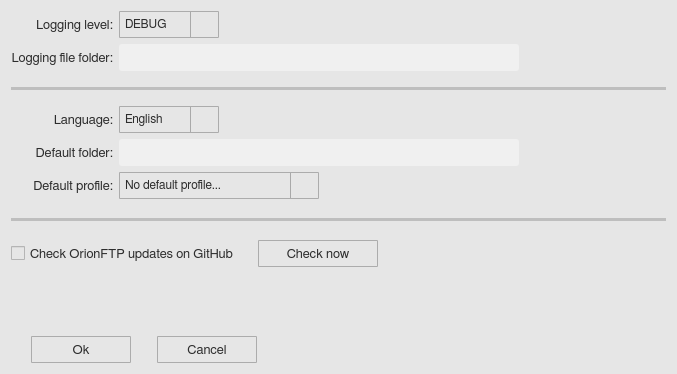
<?xml version="1.0" encoding="UTF-8"?>
<ui version="4.0">
 <class>optionWindow</class>
 <widget class="QWidget" name="optionWindow">
  <property name="geometry">
   <rect>
    <x>0</x>
    <y>0</y>
    <width>677</width>
    <height>374</height>
   </rect>
  </property>
  <property name="minimumSize">
   <size>
    <width>0</width>
    <height>0</height>
   </size>
  </property>
  <property name="maximumSize">
   <size>
    <width>16777215</width>
    <height>16777215</height>
   </size>
  </property>
  <property name="font">
   <font>
    <family>FreeSans</family>
    <pointsize>10</pointsize>
    <weight>50</weight>
    <bold>false</bold>
    <stylestrategy>PreferAntialias</stylestrategy>
    <kerning>true</kerning>
   </font>
  </property>
  <property name="windowTitle">
   <string>Options</string>
  </property>
  <property name="windowIcon">
   <iconset>
    <normaloff>icons/option_icon.svg</normaloff>icons/option_icon.svg</iconset>
  </property>
  <property name="styleSheet">
   <string notr="true">QWidget {
	background-color: rgb(230,230,230);
}</string>
  </property>
  <layout class="QGridLayout" name="gridLayout_2">
   <item row="0" column="0">
    <layout class="QGridLayout" name="gridLayout">
     <item row="3" column="1">
      <layout class="QHBoxLayout" name="horizontalLayout_11">
       <item>
        <widget class="QComboBox" name="ow_combobox_2">
         <property name="minimumSize">
          <size>
           <width>100</width>
           <height>27</height>
          </size>
         </property>
         <property name="maximumSize">
          <size>
           <width>100</width>
           <height>27</height>
          </size>
         </property>
         <property name="font">
          <font>
           <family>FreeSans</family>
           <pointsize>9</pointsize>
           <weight>50</weight>
           <bold>false</bold>
           <stylestrategy>PreferAntialias</stylestrategy>
           <kerning>true</kerning>
          </font>
         </property>
         <property name="styleSheet">
          <string notr="true">QComboBox {
	border: 1px solid #acacac;
    border-radius: 1px;
	padding-left: 5px;
    background-color: qlineargradient(x1: 0, y1: 0, x2: 0, y2: 1, 
								stop: 0 #f0f0f0, stop: 1 #e5e5e5);
    color: rgb(45,45,45);
}

QComboBox:disabled {
	background-color:  rgb(200,200,200);
}

QComboBox:hover {
	border: 1px solid #7eb4ea;
    border-radius: 1px;
	background-color: qlineargradient(x1: 0, y1: 0, x2: 0, y2: 1, 
								stop: 0 #ecf4fc, stop: 1 #dcecfc);
}

QComboBox::drop-down {
	subcontrol-origin: padding;
	subcontrol-position: top right;
	width: 27px;
    border-left-width: 1px;
	border-left-color: darkgray;
	border-left-style: solid;
	border-top-right-radius: 3px;
	border-bottom-right-radius: 3px;
}

QComboBox::down-arrow {
	image: url(icons/down_arrow_icon.svg); 
	width: 16px;
	height: 16px
}

QComboBox QAbstractItemView {
	selection-background-color: rgb(200,200,200);
	selection-color: black;
	background: #f0f0f0;
	border: 0px solid #f0f0f0;
}

QComboBox QAbstractItemView::item {
	margin: 5px 5px 5px 5px;
}</string>
         </property>
         <item>
          <property name="text">
           <string>English</string>
          </property>
         </item>
         <item>
          <property name="text">
           <string>Français</string>
          </property>
         </item>
        </widget>
       </item>
       <item>
        <spacer name="horizontalSpacer_21">
         <property name="orientation">
          <enum>Qt::Horizontal</enum>
         </property>
         <property name="sizeType">
          <enum>QSizePolicy::Fixed</enum>
         </property>
         <property name="sizeHint" stdset="0">
          <size>
           <width>13</width>
           <height>20</height>
          </size>
         </property>
        </spacer>
       </item>
       <item>
        <widget class="QToolButton" name="ow_infoButton_3">
         <property name="maximumSize">
          <size>
           <width>27</width>
           <height>27</height>
          </size>
         </property>
         <property name="styleSheet">
          <string notr="true">QToolButton {
	border: 1px solid transparent;
	background-color: transparent;
	width: 27px;
	height: 27px;
}

QToolButton:flat {
	border: none;
}</string>
         </property>
         <property name="text">
          <string/>
         </property>
         <property name="icon">
          <iconset>
           <normaloff>icons/info_icon.svg</normaloff>icons/info_icon.svg</iconset>
         </property>
         <property name="iconSize">
          <size>
           <width>23</width>
           <height>23</height>
          </size>
         </property>
         <property name="autoRaise">
          <bool>false</bool>
         </property>
        </widget>
       </item>
       <item>
        <spacer name="horizontalSpacer_22">
         <property name="orientation">
          <enum>Qt::Horizontal</enum>
         </property>
         <property name="sizeHint" stdset="0">
          <size>
           <width>40</width>
           <height>20</height>
          </size>
         </property>
        </spacer>
       </item>
      </layout>
     </item>
     <item row="6" column="0" colspan="2">
      <layout class="QVBoxLayout" name="verticalLayout_2">
       <item>
        <spacer name="verticalSpacer_2">
         <property name="orientation">
          <enum>Qt::Vertical</enum>
         </property>
         <property name="sizeType">
          <enum>QSizePolicy::Fixed</enum>
         </property>
         <property name="sizeHint" stdset="0">
          <size>
           <width>13</width>
           <height>13</height>
          </size>
         </property>
        </spacer>
       </item>
       <item>
        <widget class="Line" name="line">
         <property name="styleSheet">
          <string notr="true">QFrame {
    background: rgb(190,190,190);
    height: 5px;
    border: 0px solid black;
}</string>
         </property>
         <property name="orientation">
          <enum>Qt::Horizontal</enum>
         </property>
        </widget>
       </item>
       <item>
        <spacer name="verticalSpacer">
         <property name="orientation">
          <enum>Qt::Vertical</enum>
         </property>
         <property name="sizeType">
          <enum>QSizePolicy::Fixed</enum>
         </property>
         <property name="sizeHint" stdset="0">
          <size>
           <width>14</width>
           <height>13</height>
          </size>
         </property>
        </spacer>
       </item>
      </layout>
     </item>
     <item row="2" column="0" colspan="2">
      <layout class="QVBoxLayout" name="verticalLayout">
       <item>
        <spacer name="verticalSpacer_6">
         <property name="orientation">
          <enum>Qt::Vertical</enum>
         </property>
         <property name="sizeType">
          <enum>QSizePolicy::Fixed</enum>
         </property>
         <property name="sizeHint" stdset="0">
          <size>
           <width>14</width>
           <height>10</height>
          </size>
         </property>
        </spacer>
       </item>
       <item>
        <widget class="Line" name="line_3">
         <property name="styleSheet">
          <string notr="true">QFrame {
    background: rgb(190,190,190);
    height: 5px;
    border: 0px solid black;
}</string>
         </property>
         <property name="orientation">
          <enum>Qt::Horizontal</enum>
         </property>
        </widget>
       </item>
       <item>
        <spacer name="verticalSpacer_7">
         <property name="orientation">
          <enum>Qt::Vertical</enum>
         </property>
         <property name="sizeType">
          <enum>QSizePolicy::Fixed</enum>
         </property>
         <property name="sizeHint" stdset="0">
          <size>
           <width>14</width>
           <height>10</height>
          </size>
         </property>
        </spacer>
       </item>
      </layout>
     </item>
     <item row="3" column="0">
      <widget class="QLabel" name="ow_label_3">
       <property name="minimumSize">
        <size>
         <width>0</width>
         <height>27</height>
        </size>
       </property>
       <property name="maximumSize">
        <size>
         <width>16777215</width>
         <height>27</height>
        </size>
       </property>
       <property name="font">
        <font>
         <family>FreeSans</family>
         <pointsize>10</pointsize>
         <stylestrategy>PreferAntialias</stylestrategy>
         <kerning>true</kerning>
        </font>
       </property>
       <property name="styleSheet">
        <string notr="true">QLabel {
    color: rgb(45,45,45);
}</string>
       </property>
       <property name="text">
        <string>Language:</string>
       </property>
       <property name="alignment">
        <set>Qt::AlignRight|Qt::AlignTrailing|Qt::AlignVCenter</set>
       </property>
      </widget>
     </item>
     <item row="0" column="0">
      <widget class="QLabel" name="ow_label_1">
       <property name="minimumSize">
        <size>
         <width>0</width>
         <height>27</height>
        </size>
       </property>
       <property name="maximumSize">
        <size>
         <width>16777215</width>
         <height>27</height>
        </size>
       </property>
       <property name="font">
        <font>
         <family>FreeSans</family>
         <pointsize>10</pointsize>
         <stylestrategy>PreferAntialias</stylestrategy>
         <kerning>true</kerning>
        </font>
       </property>
       <property name="styleSheet">
        <string notr="true">QLabel {
    color: rgb(45,45,45);
}</string>
       </property>
       <property name="text">
        <string>Logging level:</string>
       </property>
       <property name="alignment">
        <set>Qt::AlignRight|Qt::AlignTrailing|Qt::AlignVCenter</set>
       </property>
      </widget>
     </item>
     <item row="4" column="0">
      <widget class="QLabel" name="ow_label_4">
       <property name="minimumSize">
        <size>
         <width>0</width>
         <height>27</height>
        </size>
       </property>
       <property name="maximumSize">
        <size>
         <width>16777215</width>
         <height>27</height>
        </size>
       </property>
       <property name="font">
        <font>
         <family>FreeSans</family>
         <pointsize>10</pointsize>
         <stylestrategy>PreferAntialias</stylestrategy>
         <kerning>true</kerning>
        </font>
       </property>
       <property name="styleSheet">
        <string notr="true">QLabel {
    color: rgb(45,45,45);
}</string>
       </property>
       <property name="text">
        <string>Default folder:</string>
       </property>
       <property name="alignment">
        <set>Qt::AlignRight|Qt::AlignTrailing|Qt::AlignVCenter</set>
       </property>
      </widget>
     </item>
     <item row="0" column="1">
      <layout class="QHBoxLayout" name="horizontalLayout_7">
       <item>
        <widget class="QComboBox" name="ow_combobox_1">
         <property name="minimumSize">
          <size>
           <width>100</width>
           <height>27</height>
          </size>
         </property>
         <property name="maximumSize">
          <size>
           <width>100</width>
           <height>27</height>
          </size>
         </property>
         <property name="font">
          <font>
           <family>FreeSans</family>
           <pointsize>9</pointsize>
           <weight>50</weight>
           <bold>false</bold>
           <stylestrategy>PreferAntialias</stylestrategy>
           <kerning>true</kerning>
          </font>
         </property>
         <property name="styleSheet">
          <string notr="true">QComboBox {
	border: 1px solid #acacac;
    border-radius: 1px;
	padding-left: 5px;
    background-color: qlineargradient(x1: 0, y1: 0, x2: 0, y2: 1, 
								stop: 0 #f0f0f0, stop: 1 #e5e5e5);
    color: rgb(45,45,45);
}

QComboBox:disabled {
	background-color:  rgb(200,200,200);
}

QComboBox:hover {
	border: 1px solid #7eb4ea;
    border-radius: 1px;
	background-color: qlineargradient(x1: 0, y1: 0, x2: 0, y2: 1, 
								stop: 0 #ecf4fc, stop: 1 #dcecfc);
}

QComboBox::drop-down {
	subcontrol-origin: padding;
	subcontrol-position: top right;
	width: 27px;
    border-left-width: 1px;
	border-left-color: darkgray;
	border-left-style: solid;
	border-top-right-radius: 3px;
	border-bottom-right-radius: 3px;
}

QComboBox::down-arrow {
	image: url(icons/down_arrow_icon.svg); 
	width: 16px;
	height: 16px
}

QComboBox QAbstractItemView {
	selection-background-color: rgb(200,200,200);
	selection-color: black;
	background: #f0f0f0;
	border: 0px solid #f0f0f0;
}

QComboBox QAbstractItemView::item {
	margin: 5px 5px 5px 5px;
}</string>
         </property>
         <item>
          <property name="text">
           <string>DEBUG</string>
          </property>
         </item>
         <item>
          <property name="text">
           <string>INFO</string>
          </property>
         </item>
         <item>
          <property name="text">
           <string>WARNING</string>
          </property>
         </item>
         <item>
          <property name="text">
           <string>CRITICAL</string>
          </property>
         </item>
         <item>
          <property name="text">
           <string>ERROR</string>
          </property>
         </item>
        </widget>
       </item>
       <item>
        <spacer name="horizontalSpacer_9">
         <property name="orientation">
          <enum>Qt::Horizontal</enum>
         </property>
         <property name="sizeType">
          <enum>QSizePolicy::Fixed</enum>
         </property>
         <property name="sizeHint" stdset="0">
          <size>
           <width>13</width>
           <height>20</height>
          </size>
         </property>
        </spacer>
       </item>
       <item>
        <widget class="QToolButton" name="ow_infoButton_1">
         <property name="maximumSize">
          <size>
           <width>27</width>
           <height>27</height>
          </size>
         </property>
         <property name="styleSheet">
          <string notr="true">QToolButton {
	border: 1px solid transparent;
	background-color: transparent;
	width: 27px;
	height: 27px;
}

QToolButton:flat {
	border: none;
}</string>
         </property>
         <property name="text">
          <string/>
         </property>
         <property name="icon">
          <iconset>
           <normaloff>icons/info_icon.svg</normaloff>icons/info_icon.svg</iconset>
         </property>
         <property name="iconSize">
          <size>
           <width>23</width>
           <height>23</height>
          </size>
         </property>
         <property name="autoRaise">
          <bool>false</bool>
         </property>
        </widget>
       </item>
       <item>
        <spacer name="horizontalSpacer_14">
         <property name="orientation">
          <enum>Qt::Horizontal</enum>
         </property>
         <property name="sizeHint" stdset="0">
          <size>
           <width>40</width>
           <height>20</height>
          </size>
         </property>
        </spacer>
       </item>
      </layout>
     </item>
     <item row="1" column="0">
      <widget class="QLabel" name="ow_label_2">
       <property name="minimumSize">
        <size>
         <width>0</width>
         <height>27</height>
        </size>
       </property>
       <property name="maximumSize">
        <size>
         <width>16777215</width>
         <height>27</height>
        </size>
       </property>
       <property name="font">
        <font>
         <family>FreeSans</family>
         <pointsize>10</pointsize>
         <stylestrategy>PreferAntialias</stylestrategy>
         <kerning>true</kerning>
        </font>
       </property>
       <property name="styleSheet">
        <string notr="true">QLabel {
    color: rgb(45,45,45);
}</string>
       </property>
       <property name="text">
        <string>Logging file folder:</string>
       </property>
       <property name="alignment">
        <set>Qt::AlignRight|Qt::AlignTrailing|Qt::AlignVCenter</set>
       </property>
      </widget>
     </item>
     <item row="1" column="1">
      <layout class="QHBoxLayout" name="horizontalLayout">
       <item>
        <widget class="QLineEdit" name="ow_line_1">
         <property name="minimumSize">
          <size>
           <width>400</width>
           <height>27</height>
          </size>
         </property>
         <property name="maximumSize">
          <size>
           <width>400</width>
           <height>27</height>
          </size>
         </property>
         <property name="font">
          <font>
           <family>FreeSans</family>
           <pointsize>9</pointsize>
           <stylestrategy>PreferAntialias</stylestrategy>
           <kerning>true</kerning>
          </font>
         </property>
         <property name="styleSheet">
          <string notr="true">QLineEdit {
	border-radius: 3px;
    padding: 1px 4px 1px 4px;
	background-color:  rgb(240, 240, 240);
    color: rgb(45,45,45);
}</string>
         </property>
        </widget>
       </item>
       <item>
        <widget class="QToolButton" name="ow_openButton_1">
         <property name="maximumSize">
          <size>
           <width>27</width>
           <height>27</height>
          </size>
         </property>
         <property name="styleSheet">
          <string notr="true">QToolButton {
	border: 1px solid transparent;
	background-color: transparent;
	width: 27px;
	height: 27px;
}

QToolButton:flat {
	border: none;
}</string>
         </property>
         <property name="text">
          <string/>
         </property>
         <property name="icon">
          <iconset>
           <normaloff>icons/open_popup_icon.svg</normaloff>icons/open_popup_icon.svg</iconset>
         </property>
         <property name="iconSize">
          <size>
           <width>23</width>
           <height>23</height>
          </size>
         </property>
         <property name="autoRaise">
          <bool>false</bool>
         </property>
        </widget>
       </item>
       <item>
        <spacer name="horizontalSpacer_10">
         <property name="orientation">
          <enum>Qt::Horizontal</enum>
         </property>
         <property name="sizeType">
          <enum>QSizePolicy::Fixed</enum>
         </property>
         <property name="sizeHint" stdset="0">
          <size>
           <width>13</width>
           <height>20</height>
          </size>
         </property>
        </spacer>
       </item>
       <item>
        <widget class="QToolButton" name="ow_infoButton_2">
         <property name="maximumSize">
          <size>
           <width>27</width>
           <height>27</height>
          </size>
         </property>
         <property name="styleSheet">
          <string notr="true">QToolButton {
	border: 1px solid transparent;
	background-color: transparent;
	width: 27px;
	height: 27px;
}

QToolButton:flat {
	border: none;
}</string>
         </property>
         <property name="text">
          <string/>
         </property>
         <property name="icon">
          <iconset>
           <normaloff>icons/info_icon.svg</normaloff>icons/info_icon.svg</iconset>
         </property>
         <property name="iconSize">
          <size>
           <width>23</width>
           <height>23</height>
          </size>
         </property>
         <property name="autoRaise">
          <bool>false</bool>
         </property>
        </widget>
       </item>
       <item>
        <spacer name="horizontalSpacer_2">
         <property name="orientation">
          <enum>Qt::Horizontal</enum>
         </property>
         <property name="sizeHint" stdset="0">
          <size>
           <width>13</width>
           <height>24</height>
          </size>
         </property>
        </spacer>
       </item>
      </layout>
     </item>
     <item row="4" column="1">
      <layout class="QHBoxLayout" name="horizontalLayout_9">
       <item>
        <widget class="QLineEdit" name="ow_line_2">
         <property name="minimumSize">
          <size>
           <width>400</width>
           <height>27</height>
          </size>
         </property>
         <property name="maximumSize">
          <size>
           <width>400</width>
           <height>27</height>
          </size>
         </property>
         <property name="font">
          <font>
           <family>FreeSans</family>
           <pointsize>9</pointsize>
           <stylestrategy>PreferAntialias</stylestrategy>
           <kerning>true</kerning>
          </font>
         </property>
         <property name="styleSheet">
          <string notr="true">QLineEdit {
	border-radius: 3px;
    padding: 1px 4px 1px 4px;
	background-color:  rgb(240, 240, 240);
    color: rgb(45,45,45);
}</string>
         </property>
        </widget>
       </item>
       <item>
        <widget class="QToolButton" name="ow_openButton_2">
         <property name="maximumSize">
          <size>
           <width>27</width>
           <height>27</height>
          </size>
         </property>
         <property name="styleSheet">
          <string notr="true">QToolButton {
	border: 1px solid transparent;
	background-color: transparent;
	width: 27px;
	height: 27px;
}

QToolButton:flat {
	border: none;
}</string>
         </property>
         <property name="text">
          <string/>
         </property>
         <property name="icon">
          <iconset>
           <normaloff>icons/open_popup_icon.svg</normaloff>icons/open_popup_icon.svg</iconset>
         </property>
         <property name="iconSize">
          <size>
           <width>23</width>
           <height>23</height>
          </size>
         </property>
         <property name="autoRaise">
          <bool>false</bool>
         </property>
        </widget>
       </item>
       <item>
        <spacer name="horizontalSpacer_18">
         <property name="orientation">
          <enum>Qt::Horizontal</enum>
         </property>
         <property name="sizeType">
          <enum>QSizePolicy::Fixed</enum>
         </property>
         <property name="sizeHint" stdset="0">
          <size>
           <width>13</width>
           <height>20</height>
          </size>
         </property>
        </spacer>
       </item>
       <item>
        <widget class="QToolButton" name="ow_infoButton_4">
         <property name="maximumSize">
          <size>
           <width>27</width>
           <height>27</height>
          </size>
         </property>
         <property name="styleSheet">
          <string notr="true">QToolButton {
	border: 1px solid transparent;
	background-color: transparent;
	width: 27px;
	height: 27px;
}

QToolButton:flat {
	border: none;
}</string>
         </property>
         <property name="text">
          <string/>
         </property>
         <property name="icon">
          <iconset>
           <normaloff>icons/info_icon.svg</normaloff>icons/info_icon.svg</iconset>
         </property>
         <property name="iconSize">
          <size>
           <width>23</width>
           <height>23</height>
          </size>
         </property>
         <property name="autoRaise">
          <bool>false</bool>
         </property>
        </widget>
       </item>
       <item>
        <spacer name="horizontalSpacer_19">
         <property name="orientation">
          <enum>Qt::Horizontal</enum>
         </property>
         <property name="sizeHint" stdset="0">
          <size>
           <width>13</width>
           <height>24</height>
          </size>
         </property>
        </spacer>
       </item>
      </layout>
     </item>
     <item row="7" column="0" colspan="2">
      <layout class="QHBoxLayout" name="horizontalLayout_6">
       <item>
        <widget class="QCheckBox" name="ow_checkbox_1">
         <property name="minimumSize">
          <size>
           <width>0</width>
           <height>27</height>
          </size>
         </property>
         <property name="maximumSize">
          <size>
           <width>16777215</width>
           <height>27</height>
          </size>
         </property>
         <property name="font">
          <font>
           <family>FreeSans</family>
           <pointsize>10</pointsize>
           <stylestrategy>PreferAntialias</stylestrategy>
           <kerning>true</kerning>
          </font>
         </property>
         <property name="styleSheet">
          <string notr="true">QCheckBox {
    color: rgb(45,45,45);
}</string>
         </property>
         <property name="text">
          <string>Check OrionFTP updates on GitHub</string>
         </property>
        </widget>
       </item>
       <item>
        <spacer name="horizontalSpacer_11">
         <property name="orientation">
          <enum>Qt::Horizontal</enum>
         </property>
         <property name="sizeType">
          <enum>QSizePolicy::Fixed</enum>
         </property>
         <property name="sizeHint" stdset="0">
          <size>
           <width>13</width>
           <height>20</height>
          </size>
         </property>
        </spacer>
       </item>
       <item>
        <widget class="QToolButton" name="ow_check_button">
         <property name="minimumSize">
          <size>
           <width>120</width>
           <height>27</height>
          </size>
         </property>
         <property name="maximumSize">
          <size>
           <width>250</width>
           <height>27</height>
          </size>
         </property>
         <property name="font">
          <font>
           <family>FreeSans</family>
           <pointsize>10</pointsize>
           <weight>50</weight>
           <bold>false</bold>
           <stylestrategy>PreferDefault</stylestrategy>
           <kerning>true</kerning>
          </font>
         </property>
         <property name="styleSheet">
          <string notr="true">QToolButton {
	border: 1px solid #acacac;
	border-radius: 1px;
	background-color: qlineargradient(x1:0, y1:0, x2:0, y2:1,
									stop:0 #f0f0f0, stop:1 #e5e5e5);
    color: rgb(45,45,45);
}

QToolButton:hover {
	border: 1px solid #7eb4ea;
	border-radius: 1px;
	background-color: qlineargradient(x1:0, y1:0, x2:0, y2:1,
									stop:0 #ecf4fc, stop:1 #dcecfc);
}

QToolButton:pressed {
	border: 1px solid #579de5;
	border-radius: 1px;
	background-color: qlineargradient(x1:0, y1:0, x2:0, y2:1,
									stop:0 #daecfc, stop:1 #c4e0fc);
}</string>
         </property>
         <property name="text">
          <string>Check now</string>
         </property>
        </widget>
       </item>
       <item>
        <spacer name="horizontalSpacer_12">
         <property name="orientation">
          <enum>Qt::Horizontal</enum>
         </property>
         <property name="sizeType">
          <enum>QSizePolicy::Fixed</enum>
         </property>
         <property name="sizeHint" stdset="0">
          <size>
           <width>13</width>
           <height>20</height>
          </size>
         </property>
        </spacer>
       </item>
       <item>
        <widget class="QToolButton" name="ow_infoButton_6">
         <property name="maximumSize">
          <size>
           <width>27</width>
           <height>27</height>
          </size>
         </property>
         <property name="styleSheet">
          <string notr="true">QToolButton {
	border: 1px solid transparent;
	background-color: transparent;
	width: 27px;
	height: 27px;
}

QToolButton:flat {
	border: none;
}</string>
         </property>
         <property name="text">
          <string/>
         </property>
         <property name="icon">
          <iconset>
           <normaloff>icons/info_icon.svg</normaloff>icons/info_icon.svg</iconset>
         </property>
         <property name="iconSize">
          <size>
           <width>23</width>
           <height>23</height>
          </size>
         </property>
         <property name="autoRaise">
          <bool>false</bool>
         </property>
        </widget>
       </item>
       <item>
        <spacer name="horizontalSpacer_6">
         <property name="orientation">
          <enum>Qt::Horizontal</enum>
         </property>
         <property name="sizeHint" stdset="0">
          <size>
           <width>40</width>
           <height>20</height>
          </size>
         </property>
        </spacer>
       </item>
      </layout>
     </item>
     <item row="5" column="0">
      <widget class="QLabel" name="ow_label_5">
       <property name="minimumSize">
        <size>
         <width>0</width>
         <height>27</height>
        </size>
       </property>
       <property name="maximumSize">
        <size>
         <width>16777215</width>
         <height>27</height>
        </size>
       </property>
       <property name="font">
        <font>
         <family>FreeSans</family>
         <pointsize>10</pointsize>
         <stylestrategy>PreferAntialias</stylestrategy>
         <kerning>true</kerning>
        </font>
       </property>
       <property name="styleSheet">
        <string notr="true">QLabel {
    color: rgb(45,45,45);
}</string>
       </property>
       <property name="text">
        <string>Default profile:</string>
       </property>
       <property name="alignment">
        <set>Qt::AlignRight|Qt::AlignTrailing|Qt::AlignVCenter</set>
       </property>
      </widget>
     </item>
     <item row="5" column="1">
      <layout class="QHBoxLayout" name="horizontalLayout_3">
       <item>
        <widget class="QComboBox" name="ow_combobox_3">
         <property name="minimumSize">
          <size>
           <width>200</width>
           <height>27</height>
          </size>
         </property>
         <property name="maximumSize">
          <size>
           <width>200</width>
           <height>27</height>
          </size>
         </property>
         <property name="font">
          <font>
           <family>FreeSans</family>
           <pointsize>9</pointsize>
           <weight>50</weight>
           <bold>false</bold>
           <stylestrategy>PreferAntialias</stylestrategy>
           <kerning>true</kerning>
          </font>
         </property>
         <property name="styleSheet">
          <string notr="true">QComboBox {
	border: 1px solid #acacac;
    border-radius: 1px;
	padding-left: 5px;
    background-color: qlineargradient(x1: 0, y1: 0, x2: 0, y2: 1, 
								stop: 0 #f0f0f0, stop: 1 #e5e5e5);
    color: rgb(45,45,45);
}

QComboBox:disabled {
	background-color:  rgb(200,200,200);
}

QComboBox:hover {
	border: 1px solid #7eb4ea;
    border-radius: 1px;
	background-color: qlineargradient(x1: 0, y1: 0, x2: 0, y2: 1, 
								stop: 0 #ecf4fc, stop: 1 #dcecfc);
}

QComboBox::drop-down {
	subcontrol-origin: padding;
	subcontrol-position: top right;
	width: 27px;
    border-left-width: 1px;
	border-left-color: darkgray;
	border-left-style: solid;
	border-top-right-radius: 3px;
	border-bottom-right-radius: 3px;
}

QComboBox::down-arrow {
	image: url(icons/down_arrow_icon.svg); 
	width: 16px;
	height: 16px
}

QComboBox QAbstractItemView {
	selection-background-color: rgb(200,200,200);
	selection-color: black;
	background: #f0f0f0;
	border: 0px solid #f0f0f0;
}

QComboBox QAbstractItemView::item {
	margin: 5px 5px 5px 5px;
}</string>
         </property>
         <item>
          <property name="text">
           <string>No default profile...</string>
          </property>
         </item>
        </widget>
       </item>
       <item>
        <spacer name="horizontalSpacer_23">
         <property name="orientation">
          <enum>Qt::Horizontal</enum>
         </property>
         <property name="sizeType">
          <enum>QSizePolicy::Fixed</enum>
         </property>
         <property name="sizeHint" stdset="0">
          <size>
           <width>13</width>
           <height>20</height>
          </size>
         </property>
        </spacer>
       </item>
       <item>
        <widget class="QToolButton" name="ow_infoButton_5">
         <property name="maximumSize">
          <size>
           <width>27</width>
           <height>27</height>
          </size>
         </property>
         <property name="styleSheet">
          <string notr="true">QToolButton {
	border: 1px solid transparent;
	background-color: transparent;
	width: 27px;
	height: 27px;
}

QToolButton:flat {
	border: none;
}</string>
         </property>
         <property name="text">
          <string/>
         </property>
         <property name="icon">
          <iconset>
           <normaloff>icons/info_icon.svg</normaloff>icons/info_icon.svg</iconset>
         </property>
         <property name="iconSize">
          <size>
           <width>23</width>
           <height>23</height>
          </size>
         </property>
         <property name="autoRaise">
          <bool>false</bool>
         </property>
        </widget>
       </item>
       <item>
        <spacer name="horizontalSpacer_24">
         <property name="orientation">
          <enum>Qt::Horizontal</enum>
         </property>
         <property name="sizeHint" stdset="0">
          <size>
           <width>40</width>
           <height>20</height>
          </size>
         </property>
        </spacer>
       </item>
      </layout>
     </item>
    </layout>
   </item>
   <item row="1" column="0">
    <spacer name="verticalSpacer_3">
     <property name="orientation">
      <enum>Qt::Vertical</enum>
     </property>
     <property name="sizeHint" stdset="0">
      <size>
       <width>20</width>
       <height>0</height>
      </size>
     </property>
    </spacer>
   </item>
   <item row="2" column="0">
    <layout class="QHBoxLayout" name="horizontalLayout_2">
     <item>
      <spacer name="horizontalSpacer_3">
       <property name="orientation">
        <enum>Qt::Horizontal</enum>
       </property>
       <property name="sizeType">
        <enum>QSizePolicy::Fixed</enum>
       </property>
       <property name="sizeHint" stdset="0">
        <size>
         <width>20</width>
         <height>20</height>
        </size>
       </property>
      </spacer>
     </item>
     <item>
      <widget class="QToolButton" name="ow_ok_button">
       <property name="minimumSize">
        <size>
         <width>100</width>
         <height>27</height>
        </size>
       </property>
       <property name="maximumSize">
        <size>
         <width>100</width>
         <height>27</height>
        </size>
       </property>
       <property name="font">
        <font>
         <family>FreeSans</family>
         <pointsize>10</pointsize>
         <weight>50</weight>
         <bold>false</bold>
         <stylestrategy>PreferDefault</stylestrategy>
         <kerning>true</kerning>
        </font>
       </property>
       <property name="styleSheet">
        <string notr="true">QToolButton {
	border: 1px solid #acacac;
	border-radius: 1px;
	background-color: qlineargradient(x1:0, y1:0, x2:0, y2:1,
									stop:0 #f0f0f0, stop:1 #e5e5e5);
    color: rgb(45,45,45);
}

QToolButton:hover {
	border: 1px solid #7eb4ea;
	border-radius: 1px;
	background-color: qlineargradient(x1:0, y1:0, x2:0, y2:1,
									stop:0 #ecf4fc, stop:1 #dcecfc);
}

QToolButton:pressed {
	border: 1px solid #579de5;
	border-radius: 1px;
	background-color: qlineargradient(x1:0, y1:0, x2:0, y2:1,
									stop:0 #daecfc, stop:1 #c4e0fc);
}</string>
       </property>
       <property name="text">
        <string>Ok</string>
       </property>
      </widget>
     </item>
     <item>
      <spacer name="horizontalSpacer_5">
       <property name="orientation">
        <enum>Qt::Horizontal</enum>
       </property>
       <property name="sizeType">
        <enum>QSizePolicy::Fixed</enum>
       </property>
       <property name="sizeHint" stdset="0">
        <size>
         <width>20</width>
         <height>20</height>
        </size>
       </property>
      </spacer>
     </item>
     <item>
      <widget class="QToolButton" name="ow_cancel_button">
       <property name="minimumSize">
        <size>
         <width>100</width>
         <height>27</height>
        </size>
       </property>
       <property name="maximumSize">
        <size>
         <width>100</width>
         <height>27</height>
        </size>
       </property>
       <property name="font">
        <font>
         <family>FreeSans</family>
         <pointsize>10</pointsize>
         <weight>50</weight>
         <bold>false</bold>
         <stylestrategy>PreferDefault</stylestrategy>
         <kerning>true</kerning>
        </font>
       </property>
       <property name="styleSheet">
        <string notr="true">QToolButton {
	border: 1px solid #acacac;
	border-radius: 1px;
	background-color: qlineargradient(x1:0, y1:0, x2:0, y2:1,
									stop:0 #f0f0f0, stop:1 #e5e5e5);
    color: rgb(45,45,45);
}

QToolButton:hover {
	border: 1px solid #7eb4ea;
	border-radius: 1px;
	background-color: qlineargradient(x1:0, y1:0, x2:0, y2:1,
									stop:0 #ecf4fc, stop:1 #dcecfc);
}

QToolButton:pressed {
	border: 1px solid #579de5;
	border-radius: 1px;
	background-color: qlineargradient(x1:0, y1:0, x2:0, y2:1,
									stop:0 #daecfc, stop:1 #c4e0fc);
}</string>
       </property>
       <property name="text">
        <string>Cancel</string>
       </property>
      </widget>
     </item>
     <item>
      <spacer name="horizontalSpacer_4">
       <property name="orientation">
        <enum>Qt::Horizontal</enum>
       </property>
       <property name="sizeHint" stdset="0">
        <size>
         <width>40</width>
         <height>20</height>
        </size>
       </property>
      </spacer>
     </item>
    </layout>
   </item>
  </layout>
 </widget>
 <resources/>
 <connections/>
</ui>
